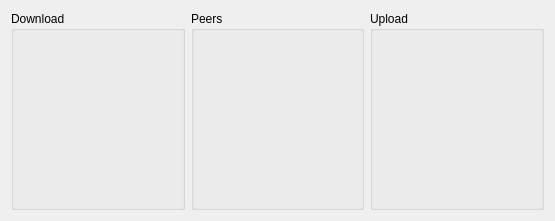
<ui version="4.0" >
 <class>SpdWgt</class>
 <widget class="QWidget" name="SpdWgt" >
  <property name="geometry" >
   <rect>
    <x>0</x>
    <y>0</y>
    <width>555</width>
    <height>221</height>
   </rect>
  </property>
  <property name="windowTitle" >
   <string>Speed</string>
  </property>
  <layout class="QHBoxLayout" >
   <item>
    <widget class="QGroupBox" name="DlSpdGbw" >
     <property name="title" >
      <string>Download</string>
     </property>
     <layout class="QGridLayout" >
      <item row="0" column="0" >
       <layout class="QGridLayout" />
      </item>
     </layout>
    </widget>
   </item>
   <item>
    <widget class="QGroupBox" name="PeersSpdGbw" >
     <property name="title" >
      <string>Peers</string>
     </property>
     <layout class="QGridLayout" >
      <item row="0" column="0" >
       <layout class="QGridLayout" />
      </item>
     </layout>
    </widget>
   </item>
   <item>
    <widget class="QGroupBox" name="UlSpdGbw" >
     <property name="title" >
      <string>Upload</string>
     </property>
     <layout class="QGridLayout" >
      <item row="0" column="0" >
       <layout class="QGridLayout" />
      </item>
     </layout>
    </widget>
   </item>
  </layout>
 </widget>
 <resources/>
 <connections/>
</ui>
